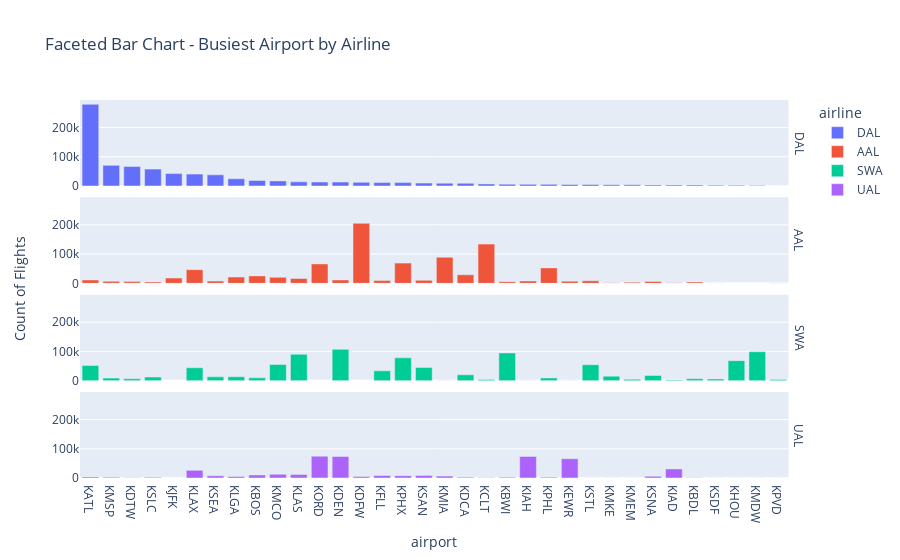

This figure's notebook cell:
### Markdown cell above
Once you get more comfortable with graphing and basic data wrangling. You will eventually be able to create more complicated graphs. For example in the graph below, we are able to show the distribution of airprots for each airline and see how they differ in one graph. Moreover, it is interactive so you will be able to hover and see the exact numbers for each airline and airport as well as zoom in and out on portions of the graph.

### Code cell
fig = px.bar(df_busy_airports_by_airline, x = 'airport', y = 'count', facet_row = 'airline', color = 'airline',
             title = 'Faceted Bar Chart - Busiest Airport by Airline')
fig.for_each_annotation(lambda a: a.update(text=a.text.split("=")[-1]))
for axis in fig.layout:
    if type(fig.layout[axis]) == go.layout.YAxis:
        fig.layout[axis].title.text = ''
fig.update_layout(
    annotations = list(fig.layout.annotations) + 
    [go.layout.Annotation(
            x=-.1,
            y=0.5,
            font=dict(
                size=14
            ),
            showarrow=False,
            text="Count of Flights",
            textangle=-90,
            xref="paper",
            yref="paper"
        )
    ]
)        
fig.show()

### Figure 1 — Plotly figure (JSON) as saved in the notebook; plotly's stock layout.template omitted (floating-point values rounded to 4 significant figures)
{"data": [{"alignmentgroup": "True", "hovertemplate": "airline=DAL<br>airport=%{x}<br>count=%{y}<extra></extra>", "legendgroup": "DAL", "marker": {"color": "#636efa"}, "name": "DAL", "offsetgroup": "DAL", "orientation": "v", "showlegend": true, "textposition": "auto", "type": "bar", "x": ["KATL", "KMSP", "KDTW", "KSLC", "KJFK", "KLAX", "KSEA", "KLGA", "KBOS", "KMCO", "KLAS", "KORD", "KDEN", "KDFW", "KFLL", "KPHX", "KSAN", "KMIA", "KDCA", "KCLT", "KBWI", "KIAH", "KPHL", "KEWR", "KSTL", "KMKE", "KMEM", "KSNA", "KIAD", "KBDL", "KSDF", "KHOU", "KMDW", "KPVD"], "xaxis": "x4", "y": [279421, 70547, 66626, 57713, 42440, 40664, 38154, 24815, 19027, 17446, 14123, 13526, 13376, 12507, 11711, 11601, 9970, 9648, 9282, 7082, 6242, 5633, 5580, 5318, 5022, 4172, 4079, 3747, 3618, 3573, 2909, 2282, 1317, 107], "yaxis": "y4"}, {"alignmentgroup": "True", "hovertemplate": "airline=AAL<br>airport=%{x}<br>count=%{y}<extra></extra>", "legendgroup": "AAL", "marker": {"color": "#EF553B"}, "name": "AAL", "offsetgroup": "AAL", "orientation": "v", "showlegend": true, "textposition": "auto", "type": "bar", "x": ["KDFW", "KCLT", "KMIA", "KPHX", "KORD", "KPHL", "KLAX", "KDCA", "KBOS", "KLGA", "KMCO", "KJFK", "KLAS", "KDEN", "KATL", "KSAN", "KFLL", "KSTL", "KIAH", "KSEA", "KEWR", "KMSP", "KSNA", "KDTW", "KBWI", "KSLC", "KBDL", "KMEM", "KMKE", "KIAD", "KPVD", "KSDF"], "xaxis": "x3", "y": [205306, 134129, 89261, 69151, 66409, 52850, 46841, 29239, 25447, 21398, 20584, 18051, 16452, 11625, 11561, 10272, 9401, 8797, 7953, 7670, 7350, 6758, 6442, 5871, 5507, 4646, 4613, 4125, 2237, 2072, 1221, 456], "yaxis": "y3"}, {"alignmentgroup": "True", "hovertemplate": "airline=SWA<br>airport=%{x}<br>count=%{y}<extra></extra>", "legendgroup": "SWA", "marker": {"color": "#00cc96"}, "name": "SWA", "offsetgroup": "SWA", "orientation": "v", "showlegend": true, "textposition": "auto", "type": "bar", "x": ["KDEN", "KMDW", "KBWI", "KLAS", "KPHX", "KHOU", "KMCO", "KSTL", "KATL", "KSAN", "KLAX", "KFLL", "KDCA", "KSNA", "KMKE", "KLGA", "KSEA", "KSLC", "KBOS", "KPHL", "KMSP", "KBDL", "KDTW", "KSDF", "KMEM", "KPVD", "KCLT", "KIAD", "KMIA", "KIAH", "KEWR"], "xaxis": "x2", "y": [107219, 99018, 94865, 90225, 78189, 68449, 55271, 54405, 51706, 45072, 44139, 33549, 20036, 17747, 15496, 13402, 13107, 12339, 9864, 9266, 8696, 6788, 6658, 5943, 4592, 3855, 3703, 2630, 84, 4, 2], "yaxis": "y2"}, {"alignmentgroup": "True", "hovertemplate": "airline=UAL<br>airport=%{x}<br>count=%{y}<extra></extra>", "legendgroup": "UAL", "marker": {"color": "#ab63fa"}, "name": "UAL", "offsetgroup": "UAL", "orientation": "v", "showlegend": true, "textposition": "auto", "type": "bar", "x": ["KORD", "KIAH", "KDEN", "KEWR", "KIAD", "KLAX", "KMCO", "KLAS", "KBOS", "KSAN", "KFLL", "KPHX", "KSEA", "KMIA", "KSNA", "KLGA", "KDFW", "KATL", "KDCA", "KPHL", "KBWI", "KMSP", "KSLC", "KBDL", "KDTW", "KCLT", "KMKE", "KSTL", "KHOU", "KMEM", "KMDW", "KPVD", "KSDF"], "xaxis": "x", "y": [74745, 73872, 73590, 65974, 31176, 26175, 12572, 11786, 10452, 8968, 8505, 8053, 7520, 6439, 5641, 5256, 5121, 3789, 2950, 2885, 2860, 2761, 2200, 972, 882, 479, 186, 157, 43, 31, 27, 8, 7], "yaxis": "y"}], "layout": {"annotations": [{"showarrow": false, "text": "UAL", "textangle": 90, "x": 0.98, "xanchor": "left", "xref": "paper", "y": 0.1138, "yanchor": "middle", "yref": "paper"}, {"showarrow": false, "text": "SWA", "textangle": 90, "x": 0.98, "xanchor": "left", "xref": "paper", "y": 0.3712, "yanchor": "middle", "yref": "paper"}, {"showarrow": false, "text": "AAL", "textangle": 90, "x": 0.98, "xanchor": "left", "xref": "paper", "y": 0.6288, "yanchor": "middle", "yref": "paper"}, {"showarrow": false, "text": "DAL", "textangle": 90, "x": 0.98, "xanchor": "left", "xref": "paper", "y": 0.8862, "yanchor": "middle", "yref": "paper"}, {"font": {"size": 14}, "showarrow": false, "text": "Count of Flights", "textangle": -90, "x": -0.1, "xref": "paper", "y": 0.5, "yref": "paper"}], "barmode": "relative", "legend": {"title": {"text": "airline"}, "tracegroupgap": 0}, "title": {"text": "Faceted Bar Chart - Busiest Airport by Airline"}, "xaxis": {"anchor": "y", "domain": [0, 0.98], "title": {"text": "airport"}}, "xaxis2": {"anchor": "y2", "domain": [0, 0.98], "matches": "x", "showticklabels": false}, "xaxis3": {"anchor": "y3", "domain": [0, 0.98], "matches": "x", "showticklabels": false}, "xaxis4": {"anchor": "y4", "domain": [0, 0.98], "matches": "x", "showticklabels": false}, "yaxis": {"anchor": "x", "domain": [0, 0.2275], "title": {"text": ""}}, "yaxis2": {"anchor": "x2", "domain": [0.2575, 0.485], "matches": "y", "title": {"text": ""}}, "yaxis3": {"anchor": "x3", "domain": [0.515, 0.7425], "matches": "y", "title": {"text": ""}}, "yaxis4": {"anchor": "x4", "domain": [0.7725, 1], "matches": "y", "title": {"text": ""}}}}
